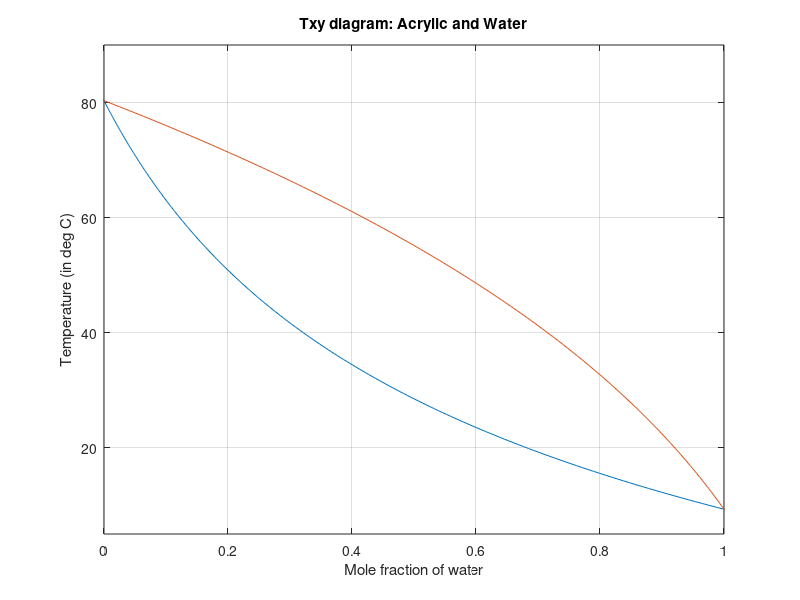
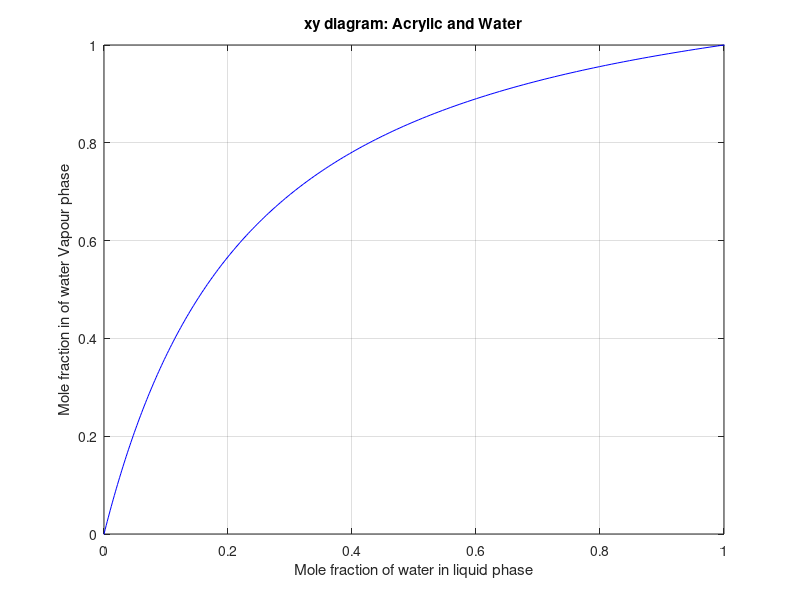
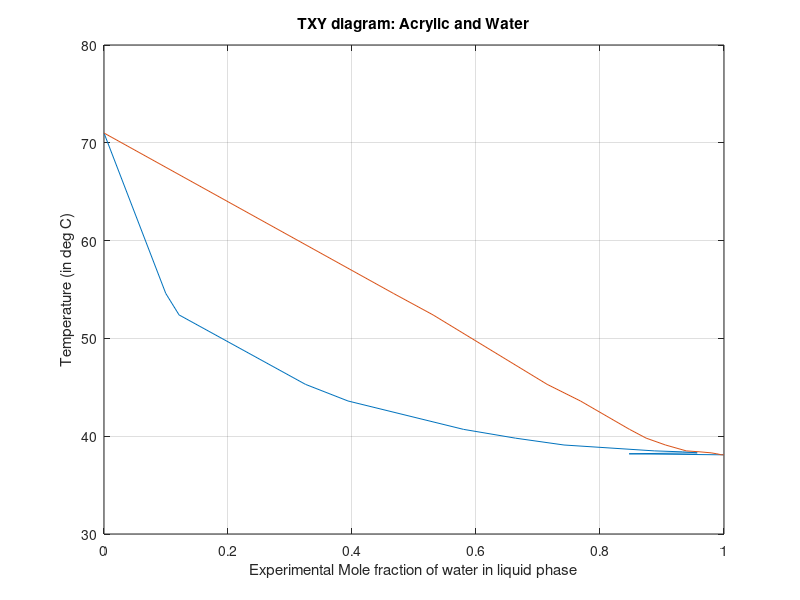
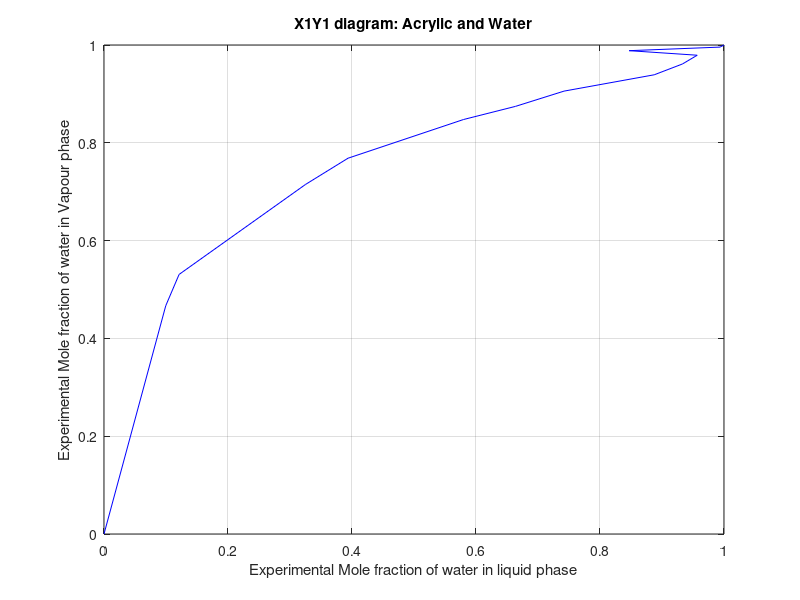

The MATLAB script that drew these images, in order:
clc,clear
P = 6.7;
A1 = 8.07131; B1 = 1730.630; C1 = 233.426;
A2 = 8.68508; B2 = 2409.29; C2 = 274.870; 
A12 = 0.9605; A21 = 2.0213;
T = zeros();
x = zeros();
y = zeros();

T1 = B1/(A1-log(P))-C1;
T2 = B2/(A2-log(P))-C2;
T = 5:0.33:90;
gamma1 = zeros();
gamma2 = zeros();
gamma1 = exp(A12*(A21*(1-x)/(A12*x+A21*(1-x)))^2);
gamma2 = exp(A21*(A12*x./(A12*x+A21*(1-x)))^2);
 for i = 1:length(T)
    Psat1(i) = exp(A1-B1/(C1+T(i)));
    Psat2(i) = exp(A2-B2/(C2+T(i)));    
 end

 x = 0:0.01:1;
x = (P-Psat2.*gamma2)./(Psat1.*gamma1-Psat2.*gamma2);
y = x.*Psat1.*gamma1/P;
figure
plot(x,T,y,T);
hold on
grid on;
title('Txy diagram: Acrylic and Water');
xlabel('Mole fraction of water');
ylabel('Temperature (in deg C)');
axis([0 1 5 90]);

figure
plot(x,y,'b');
hold on
grid on;
title('xy diagram: Acrylic and Water');
xlabel('Mole fraction of water in liquid phase');
ylabel('Mole fraction in of water Vapour phase');
axis([0 1 0 1]);

T_Exp = [71 54.6 52.4 45.3 43.6 40.7 39.8 39.1 38.5 38.4 38.3 38.2 38.1 38.1];
X1 = [0 0.0996 0.1211 0.3250 0.3936 0.5798 0.6637 0.7420 0.8875 0.9330 0.9568 0.847 0.9936 1];
Y1 = [0 0.4668 0.5308 0.7148 0.7685 0.8476 0.8745 0.9057 0.9391 0.9612 0.9791 0.9884 0.9957 1];
figure
plot(X1,T_Exp,Y1,T_Exp);

hold on
grid on;
title('TXY diagram: Acrylic and Water');
xlabel('Experimental Mole fraction of water in liquid phase');
ylabel('Temperature (in deg C)');

figure
plot(X1,Y1,'b');
hold on
grid on;
title('X1Y1 diagram: Acrylic and Water');
xlabel('Experimental Mole fraction of water in liquid phase');
ylabel('Experimental Mole fraction of water in Vapour phase');

